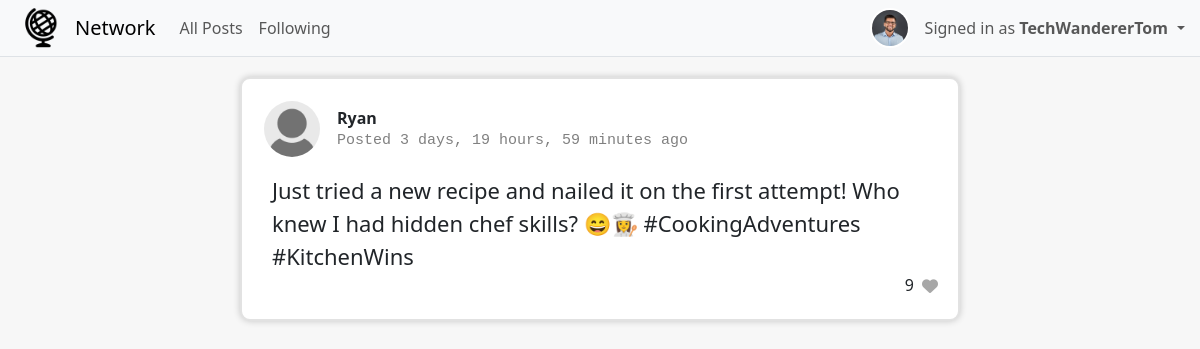
The page /following (signed in) on the database its author committed.
### network/models.py (models this page shows, shortened)
class User(AbstractUser):
    pass

class Profile(models.Model):
    user = models.OneToOneField(User, on_delete=models.CASCADE, related_name="profile")
    name = models.CharField(max_length=200, null=True, blank=True)
    bio = models.TextField(null=True, blank=True)
    picture = models.ImageField(upload_to='profile-pics', default='profile-pics/default.jpg')

class Post(models.Model):
    user = models.ForeignKey(User, on_delete=models.CASCADE, related_name="posts")
    timestamp = models.DateTimeField(auto_now_add=True)
    body = models.TextField(blank=False)
    likes = models.IntegerField(default=0)
    liked_by = models.ManyToManyField(User, related_name='liked_posts', blank=True, null=True)

### network/views.py (the view)
# urls.py: path("following", views.following, name="following"),
def following(request):
    users_following = Following.objects.filter(user=request.user)
    following_users = [follow.user_followed for follow in users_following]
    return render(request, "network/following.html", {
        "posts": Post.objects.filter(user__in=following_users)
    })

### network/templates/network/following.html (shortened to what this page needs)
{% extends "network/layout.html" %}
{% block body %}
    <div class="all-content">
        <div style="position: absolute; margin-top: 20px;">
            {% if posts %}
                {% for post in posts %}
                    <div class="post-container">
                        <div class="post-profile">
                            <a href="{% url 'profile' user_id=post.user.id %}">
                                <img src="{{ MEDIA_URL }}{{ post.user.profile.picture }}" alt="Profile Picture" class="nav-profile-picture" style="width: 60px; height: 60px; cursor: pointer">
                            </a>
                            <div class="profile-info">
                                <strong>{{ post.user.username }}</strong>
                                <p id="time-since-post">Posted <span class="time-since-post" data-created="{{ post.timestamp.isoformat }}"></span></p>
                            </div>
                        </div>
                        <div class="post-body">{{ post.body }}</div>
                        <div class="post-likes">
                            <span class="like-counter" data-like-counter="{{ post.id }}">{{ post.likes }}</span>
                            <div class="heart" data-post-id="{{ post.id }}">
                                <i class="fas fa-heart"></i>
                            </div>
                        </div>
                    </div>
                {% endfor %}
            {% else %}
                <p>Sorry, you aren't following anyone or the people you follow haven't posted anything yet.</p>
            {% endif %}
        </div>
    </div>
{% endblock %}

### network/templates/network/layout.html (shortened to what this page needs)
{% load static %}
<!DOCTYPE html>
<html lang="en">
    <head>
        <link href="https://cdn.jsdelivr.net/npm/bootstrap@5.3.2/dist/css/bootstrap.min.css" rel="stylesheet">
        <link href="{% static 'network/styles.css' %}" rel="stylesheet">
    </head>
    <body>
        <nav class="navbar navbar-expand-lg bg-body-tertiary fixed-top border-bottom border-body">
            <div class="container-fluid">
                <img src="{{ MEDIA_URL }}logo.png" alt="logo" height="40" class="d-inline-block align-text-top" style="margin-right: 8px; margin-left: 10px; padding: 0px;">
                <a class="navbar-brand" style="padding-left: 5px">Network</a>
                <div class="collapse navbar-collapse" id="navbarNavDropdown">
                    <ul class="navbar-nav">
                        <li class="nav-item">
                            <a class="nav-link" aria-current="page" href="{% url 'index' %}">All Posts</a>
                        </li>
                        {% if request.user.is_authenticated %}
                            <li class="nav-item">
                                <a class="nav-link" aria-current="page" href="{% url 'following' %}">Following</a>
                            </li>
                        {% endif %}
                        <li class="nav-item dropdown" style="position: absolute; right: 15px; margin: 0;">
                            <a class="nav-link dropdown-toggle" role="button" data-bs-toggle="dropdown" aria-expanded="false" style="display: flex; align-items: center; padding: 0px;">
                                {% if request.user.is_authenticated %}
                                    <img src="{{ MEDIA_URL }}{{ request.user.profile.picture }}" alt="Profile Picture" class="nav-profile-picture d-inline-block align-text-top">
                                    <span style="padding-right: 5px;">Signed in as <strong>{{ request.user.username }}</strong></span>
                                {% else %}
                                    <span style="line-height: 40px; display: flex; align-items: center; padding-right: 5px;">Not signed in</span>
                                {% endif %}
                            </a>
                        </li>
                    </ul>
                </div>
            </div>
        </nav>
        <div class="body">
            {% block body %}
            {% endblock %}
        </div>
    </body>
</html>

### network/static/network/styles.css (style rules this page uses)
body { padding-top: 57px; padding-left: 20px; padding-right: 20px; background-color: #f7f7f7; }
.all-content { width: 60vw; margin: 0 auto; position: relative; }
.nav-profile-picture { margin-top: 0px; margin-right: 15px; width: 40px; height: 40px; border-radius: 50%; overflow: hidden; border: 2px solid white; object-fit: cover; }
.post-container { padding: 20px; margin-bottom: 20px; border: solid 2px rgb(226, 226, 226); border-radius: 10px; background-color: white; box-shadow: 0 0 7px rgba(0, 0, 0, 0.2); }
.post-profile { display: flex; margin-bottom: 15px; }
.profile-info { display: flex; flex-direction: column; justify-content: center; }
#time-since-post { margin: 0px; font-family: 'Courier New', Courier, monospace; color: grey; font-size: 15px; }
.post-body { padding-left: 10px; padding-right: 30px; font-size: 22px; font-weight: 300; }
.post-likes { display: flex; align-items: center; justify-content: flex-end; }
.like-counter { margin-right: 8px; padding-bottom: 2px; }
.heart { display: flex; color:#a7a7a7; cursor: pointer; }

### rows shown on the page
User: user.profile.picture (picture), user.username "TechWandererTom"
Post: user.profile.picture (placeholder picture), user.username "Ryan", body "Just tried a new recipe and nailed it on the first attempt! Who knew I had hidden chef skills? 😄👩‍🍳 #CookingAdventures #KitchenWins", likes "9"
